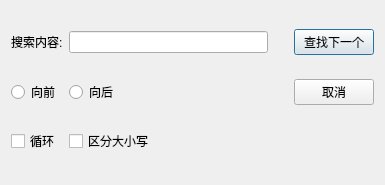
<?xml version="1.0" encoding="UTF-8"?>
<ui version="4.0">
 <class>FindDialog</class>
 <widget class="QDialog" name="FindDialog">
  <property name="geometry">
   <rect>
    <x>0</x>
    <y>0</y>
    <width>385</width>
    <height>185</height>
   </rect>
  </property>
  <property name="windowTitle">
   <string>Dialog</string>
  </property>
  <layout class="QGridLayout" name="gridLayout">
   <item row="1" column="1">
    <widget class="QRadioButton" name="rbNext">
     <property name="text">
      <string>向后</string>
     </property>
    </widget>
   </item>
   <item row="1" column="0">
    <widget class="QRadioButton" name="rbPre">
     <property name="text">
      <string>向前</string>
     </property>
    </widget>
   </item>
   <item row="0" column="1">
    <widget class="QLineEdit" name="lineEdit"/>
   </item>
   <item row="2" column="0">
    <widget class="QCheckBox" name="cbLoop">
     <property name="text">
      <string>循环</string>
     </property>
    </widget>
   </item>
   <item row="0" column="0">
    <widget class="QLabel" name="label">
     <property name="text">
      <string>搜索内容:</string>
     </property>
    </widget>
   </item>
   <item row="0" column="3">
    <widget class="QPushButton" name="pbFind">
     <property name="text">
      <string>查找下一个</string>
     </property>
    </widget>
   </item>
   <item row="1" column="3">
    <widget class="QPushButton" name="pbClose">
     <property name="text">
      <string>取消</string>
     </property>
    </widget>
   </item>
   <item row="2" column="1">
    <widget class="QCheckBox" name="cbBm">
     <property name="text">
      <string>区分大小写</string>
     </property>
    </widget>
   </item>
   <item row="0" column="2">
    <spacer name="horizontalSpacer">
     <property name="orientation">
      <enum>Qt::Horizontal</enum>
     </property>
     <property name="sizeType">
      <enum>QSizePolicy::Minimum</enum>
     </property>
     <property name="sizeHint" stdset="0">
      <size>
       <width>20</width>
       <height>20</height>
      </size>
     </property>
    </spacer>
   </item>
  </layout>
 </widget>
 <resources/>
 <connections>
  <connection>
   <sender>pbClose</sender>
   <signal>clicked()</signal>
   <receiver>FindDialog</receiver>
   <slot>close()</slot>
   <hints>
    <hint type="sourcelabel">
     <x>333</x>
     <y>92</y>
    </hint>
    <hint type="destinationlabel">
     <x>192</x>
     <y>92</y>
    </hint>
   </hints>
  </connection>
 </connections>
</ui>
